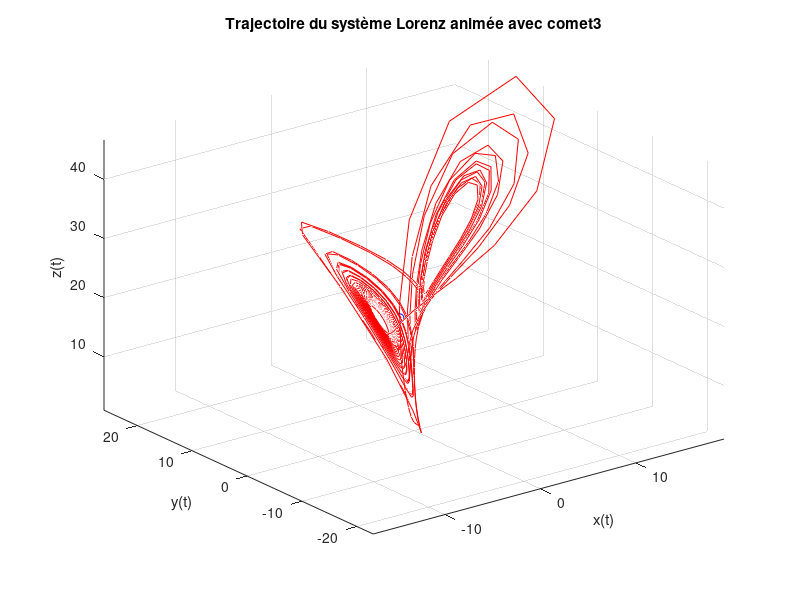

Source code (MATLAB):
clear
close all
clc


% Système d'équations
odefun = @(t, w) [ ...
    10*(w(2)-w(1));  % dx/dt = 10(y(t)-x(t))
    28*w(1)-w(2)-w(1)*w(3);   % dy/dt = 28x(t)-y(t)-x(t)z(t)
    w(1)*w(2)-w(3)*8/3; %dz/dt = x(t)y(t) -8/3 * z(t)
];

w0 = [1;1;1]; % solutions initiales x(0), y(0), z(0)

tspan = linspace(0,30,750);

[Time, w_sol] = ode23(odefun,tspan,w0);

figure;
comet3(w_sol(:,1), w_sol(:,2), w_sol(:,3)); % on voit la courbe se tracer 
% petit a petit
%plot3(w_sol(:,1), w_sol(:,2), w_sol(:,3)); % trace directement la courbe

xlabel('x(t)');
ylabel('y(t)');
zlabel('z(t)');
title('Trajectoire du système Lorenz animée avec comet3');
grid on;